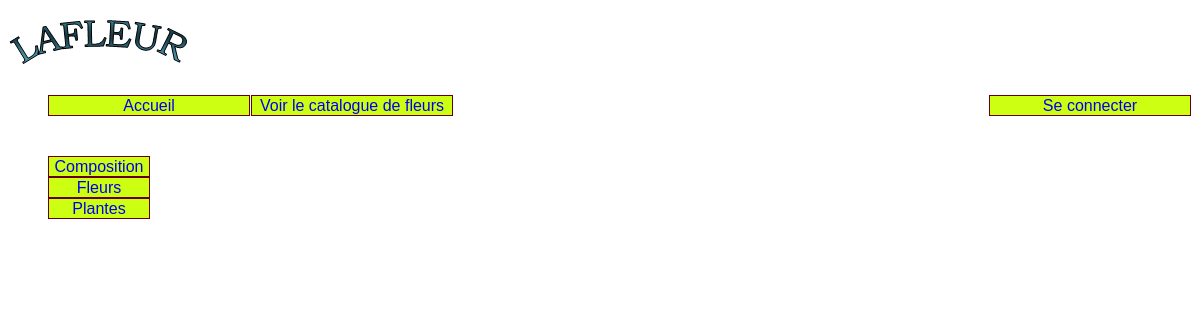
Page /index.php?uc=voirProduits&action=voirCategories on the committed database.
### tables this page shows
CREATE TABLE IF NOT EXISTS Categorie
 (
   id CHAR (3) NOT NULL,
   libelle CHAR (32) NULL, 
   PRIMARY KEY (id) 
 );

### util/class.pdoLafleur.inc.php (called while the page is built, shortened)
<?php
class PdoLafleur
{
      	private static $serveur='mysql:host=localhost';
      	private static $bdd='dbname=lafleur';
      	private static $user='root' ;
      	private static $mdp='' ;
		private static $monPdo;
		private static $monPdoLafleur = null;
	private function __construct()
	{
    		PdoLafleur::$monPdo = new PDO(PdoLafleur::$serveur.';'.PdoLafleur::$bdd, PdoLafleur::$user, PdoLafleur::$mdp);
			PdoLafleur::$monPdo->query("SET CHARACTER SET utf8");
	}
	public  static function getPdoLafleur()
	{
		if(PdoLafleur::$monPdoLafleur == null)
		{
			PdoLafleur::$monPdoLafleur= new PdoLafleur();
		}
		return PdoLafleur::$monPdoLafleur;
	}
	public function getLesCategories()
	{
		$requetePrepare = "select * from categorie";
		$res = PdoLafleur::$monPdo->query($requetePrepare);
		$lesLignes = $res->fetchAll();
		return $lesLignes;
	}
}
?>

### vues/v_categories.php (the view)
<ul id="categories">
<?php
foreach( $lesCategories as $uneCategorie)
{
	$idCategorie = $uneCategorie['id'];
	$libCategorie = $uneCategorie['libelle'];
	?>
	<li>
		<a href=index.php?uc=voirProduits&categorie=<?php echo $idCategorie ?>&action=voirProduits><?php echo $libCategorie ?></a>
	</li>
<?php
}
?>
</ul>

### util/cssGeneral.css (style rules this page uses)
html { font:normal 100%/1.2em "Trebuchet MS",Verdana,Helvetica,Arial,sans-serif; }
#categories { float:left; }
#menu li a , #categories li a { text-decoration:none; }
#categories li { list-style-type: none; list-style-image:none; margin-right: 1px ; border:1px solid #600; width:100px; text-align:center; background:#ccff11; }

### rows in the picture
categorie: libelle "Composition"
categorie: libelle "Fleurs"
categorie: libelle "Plantes"
